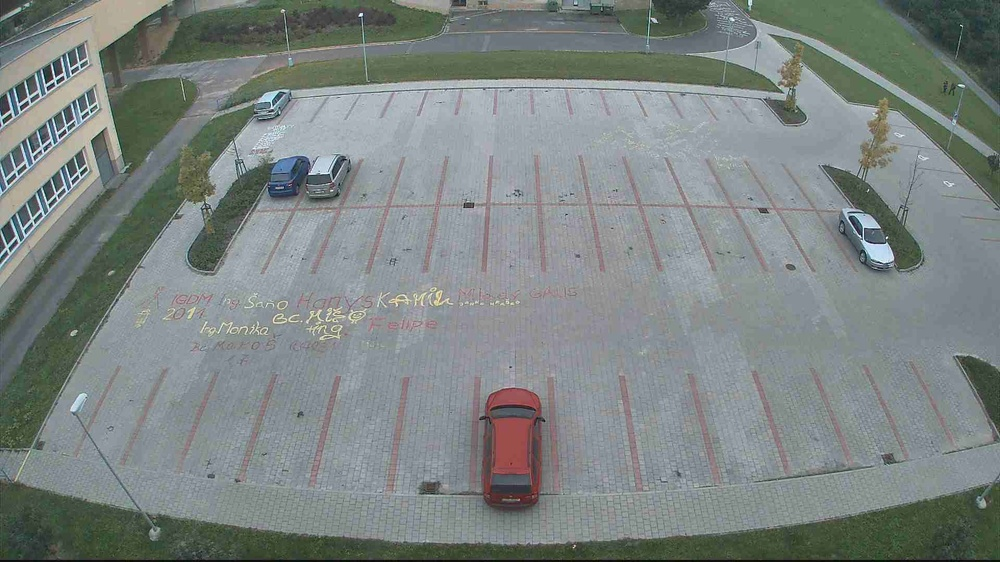
#> input picture test_images/test1.jpg, 1000 x 562 px, shrunk from 1920 x 1080 before the run
$ python -i edge_classifier.py   (imports and definitions only)
#> lines starting #> are read from the running program, lines starting #| are printed output that depends on the picture
#> further down, picture is the input picture: shape (562, 1000, 3); mean B, G, R 130.5, 132.3, 124.6
import cv2

threshold = 500

def get_number_of_edge_pixels(img, canny_p1 = 80, canny_p2 = 180) -> int:
    # Apply grayscale conversion
#> called with canny_p1 = 80, canny_p2 = 180
    gray = cv2.cvtColor(img, cv2.COLOR_BGR2GRAY)

    # Apply Gaussian blur
    blurred = cv2.GaussianBlur(gray, (5, 5), 0)
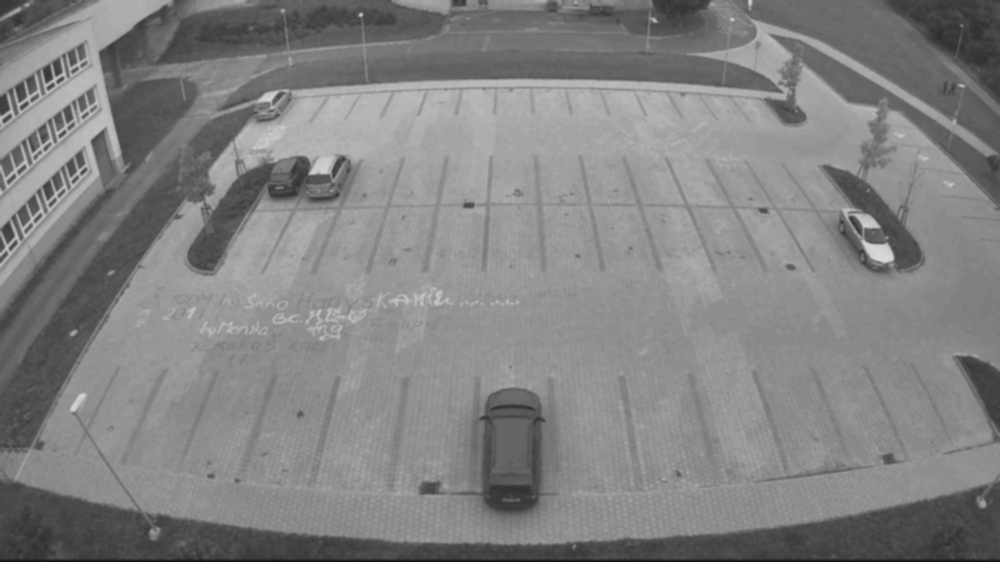
#> blurred: shape (562, 1000); min 17, max 219, mean 129.8

    # Perform Canny edge detection
    edges = cv2.Canny(blurred, canny_p1, canny_p2)
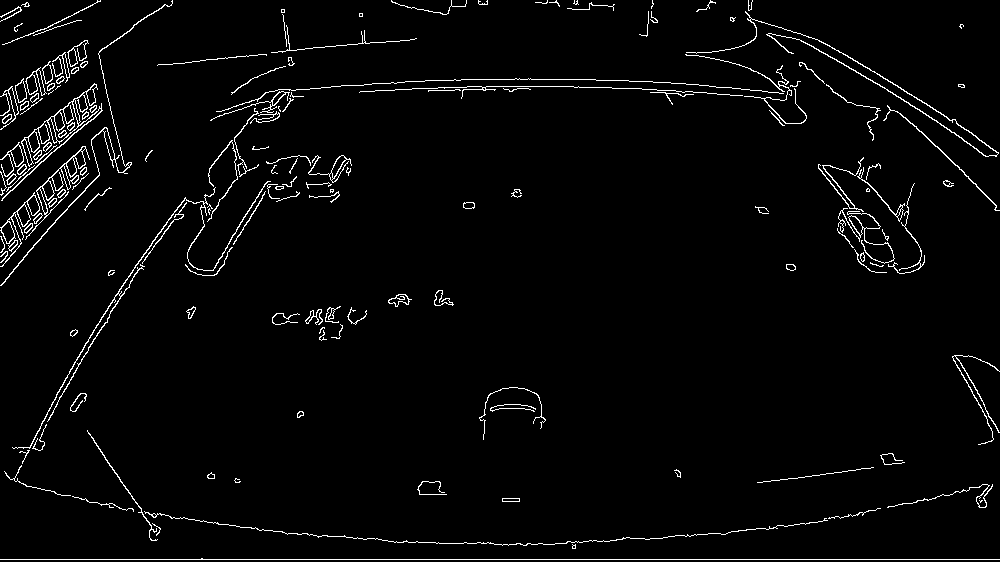
#> edges: shape (562, 1000); 2.8% white in thin lines or dots

    # Count the number of edge pixels
    count = cv2.countNonZero(edges)
#> count = 15744

    return count


def is_space_occupied(img) -> bool:
    return get_number_of_edge_pixels(img) > threshold

>>> import cv2
>>> picture = cv2.imread('test_images/test1.jpg')
>>> result = get_number_of_edge_pixels(picture)
#> result = 15744

$ run again, on test_images/test10.jpg
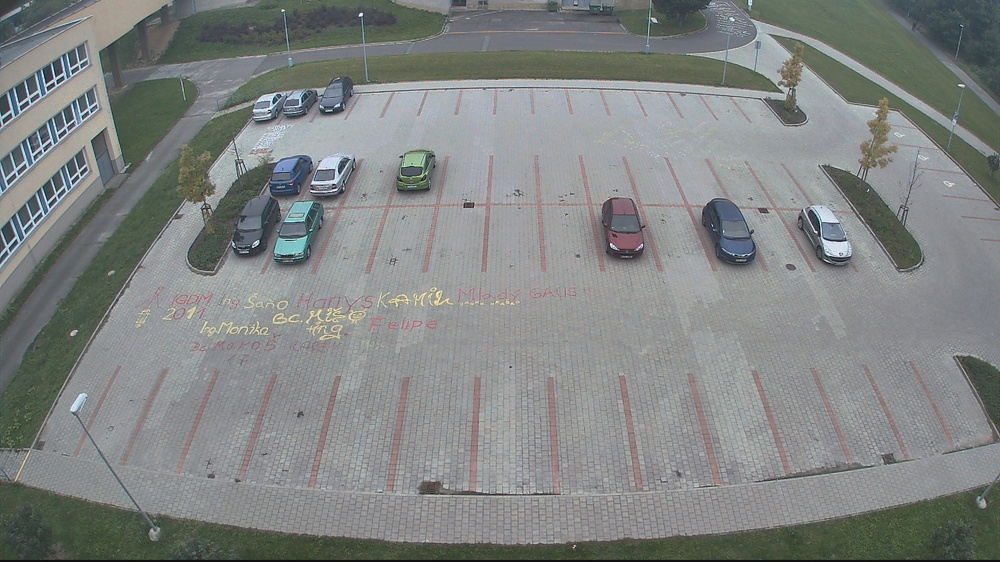
#> input picture test_images/test10.jpg, 1000 x 562 px, shrunk from 1920 x 1080 before the run
#> picture is the input picture: shape (562, 1000, 3); mean B, G, R 130.9, 132.3, 128.8
#> in get_number_of_edge_pixels, `blurred = cv2.GaussianBlur(gray, (5, 5), 0)`:
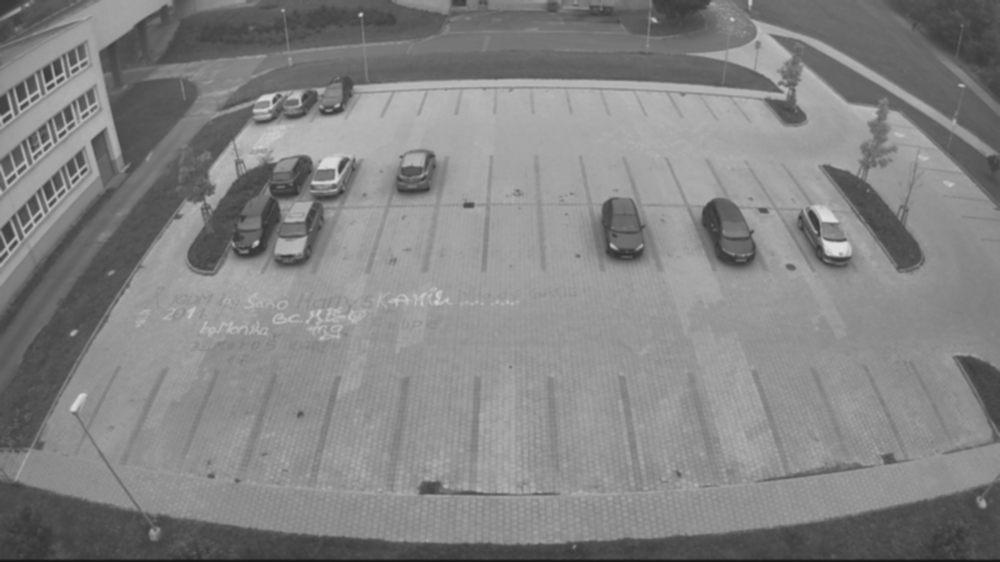
#> blurred: shape (562, 1000); min 20, max 222, mean 131.1
#> in get_number_of_edge_pixels, `edges = cv2.Canny(blurred, canny_p1, canny_p2)`:
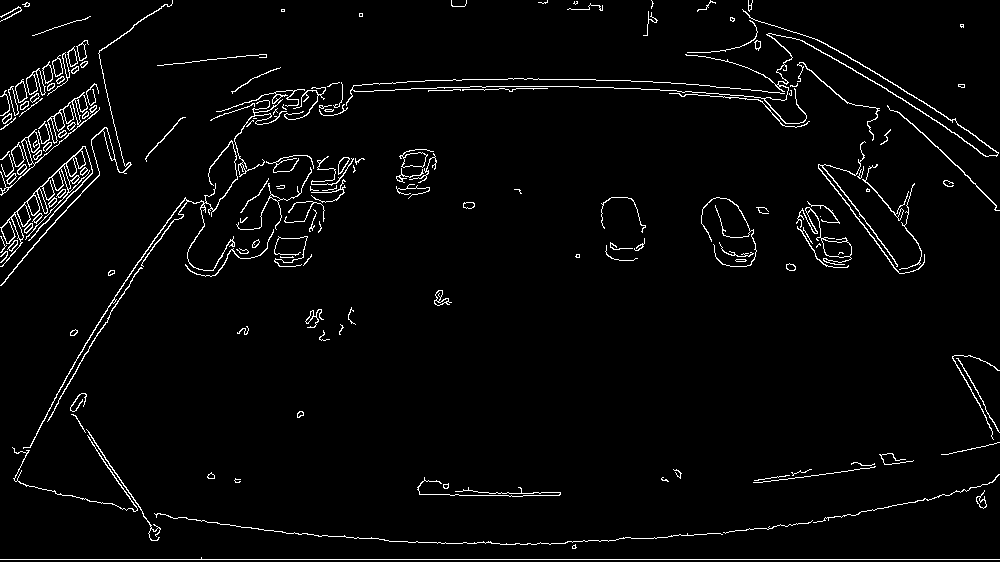
#> edges: shape (562, 1000); 3.1% white in thin lines or dots
#> count = 17432

$ run again, on test_images/test11.jpg
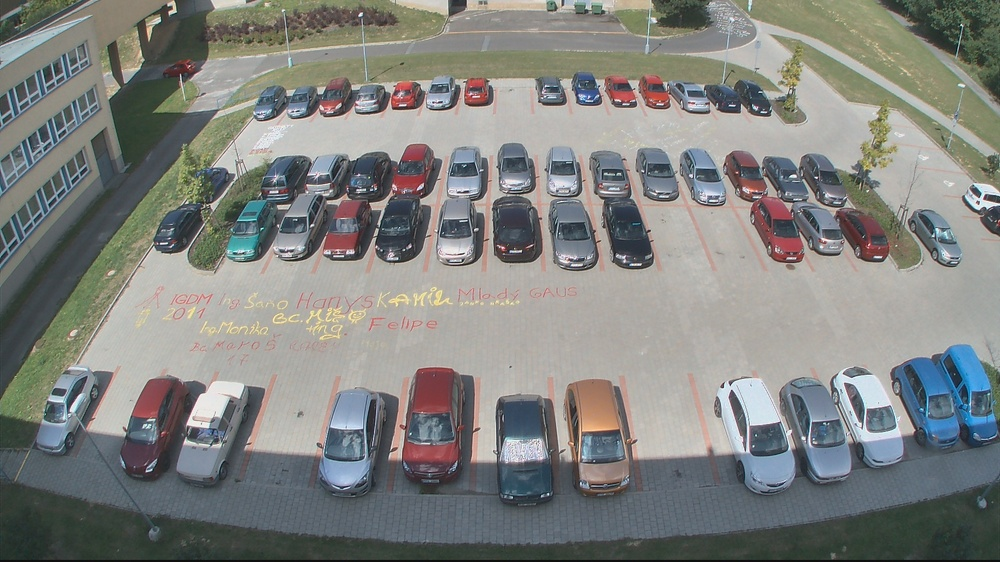
#> input picture test_images/test11.jpg, 1000 x 562 px, shrunk from 1920 x 1080 before the run
#> picture is the input picture: shape (562, 1000, 3); mean B, G, R 127, 130.3, 128.6
#> in get_number_of_edge_pixels, `gray = cv2.cvtColor(img, cv2.COLOR_BGR2GRAY)`:
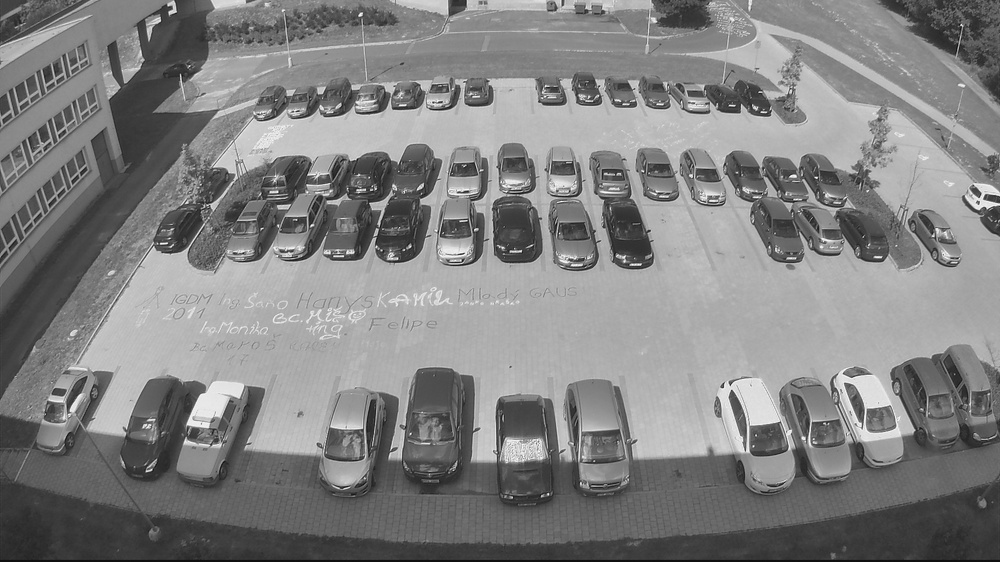
#> gray: shape (562, 1000); min 6, max 254, mean 129.4
#> in get_number_of_edge_pixels, `edges = cv2.Canny(blurred, canny_p1, canny_p2)`:
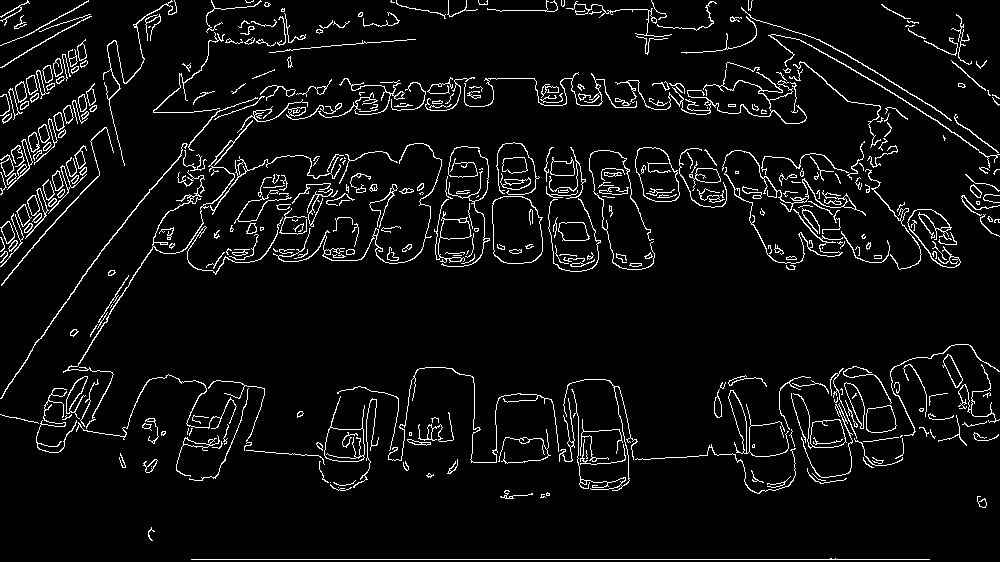
#> edges: shape (562, 1000); 5.6% white in thin lines or dots
#> count = 31707

$ run again, on test_images/test12.jpg
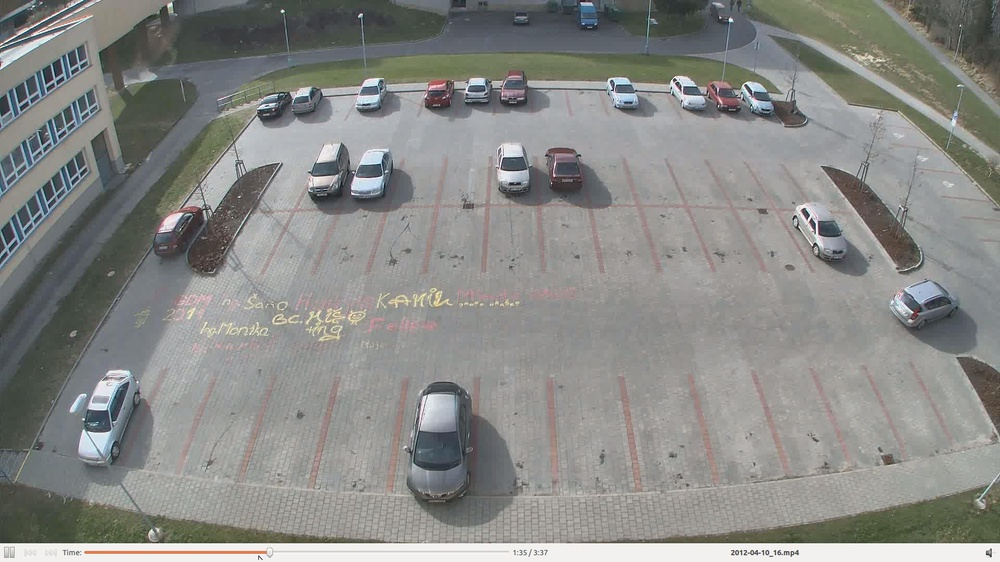
#> input picture test_images/test12.jpg, 1000 x 562 px, shrunk from 1920 x 1080 before the run
#> picture is the input picture: shape (562, 1000, 3); mean B, G, R 134.5, 137.4, 136.6
#> in get_number_of_edge_pixels, `gray = cv2.cvtColor(img, cv2.COLOR_BGR2GRAY)`:
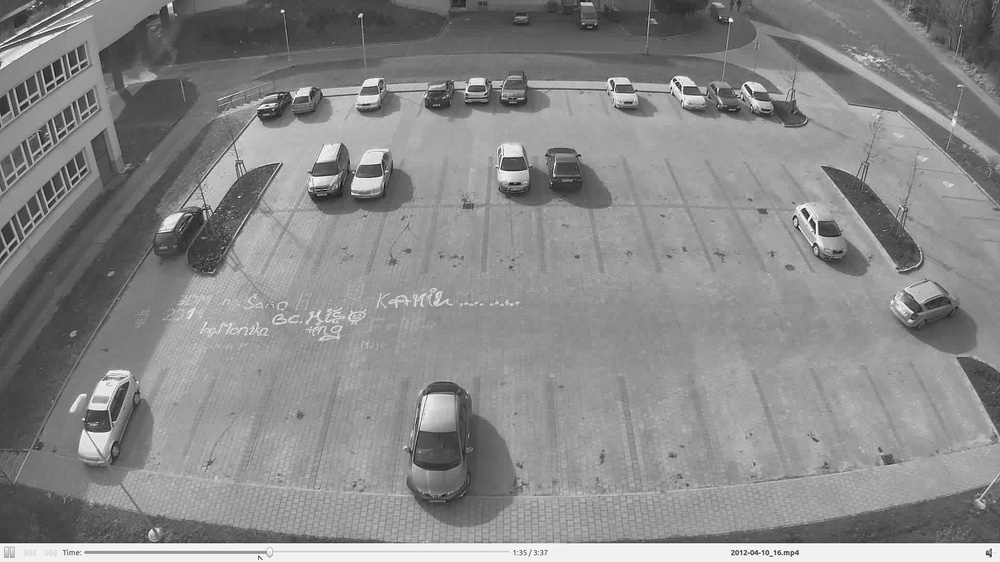
#> gray: shape (562, 1000); min 12, max 255, mean 136.9
#> in get_number_of_edge_pixels, `edges = cv2.Canny(blurred, canny_p1, canny_p2)`:
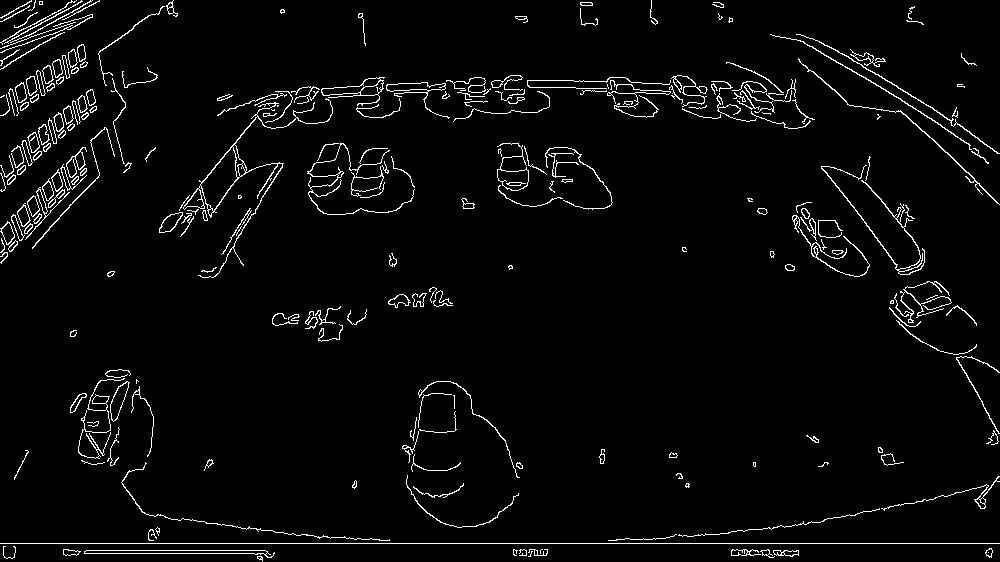
#> edges: shape (562, 1000); 3.4% white in thin lines or dots
#> count = 19087
